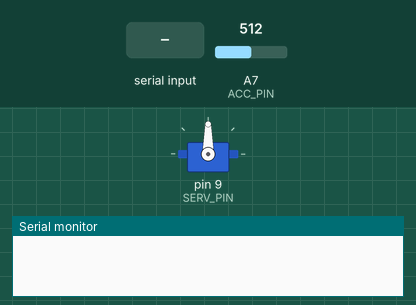
A sketch run on a simulated Arduino Nano, built with avr-gcc and run on an emulated ATmega328P. Shown: servo, the last lines printed to the serial monitor. The test bench sets the inputs (shaded band); at power-on: A7 (ACC_PIN) = 512.

Above: at 1.2 s.
1.3 s: "90,45\n" received over Serial
At 2.5 s:
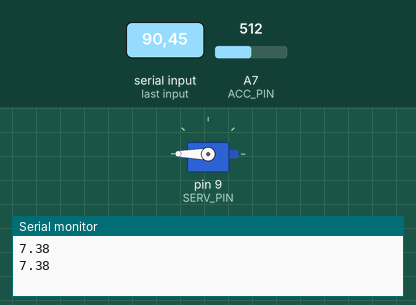
2.8 s: "30,150\n" received over Serial
At 3.7 s:
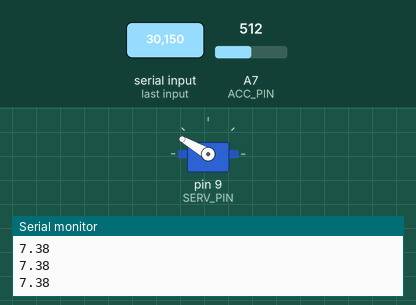
4.3 s: "5\n" received over Serial
At 4.7 s:
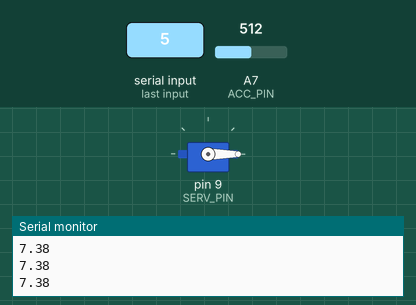
5.8 s: "200\n" received over Serial
At 7.0 s:
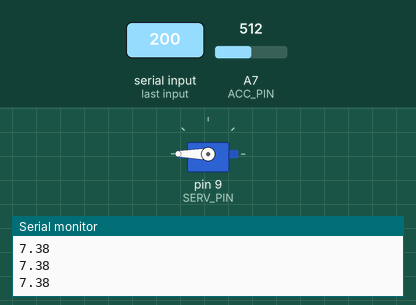
7.3 s: "90\n" received over Serial
At 8.2 s:
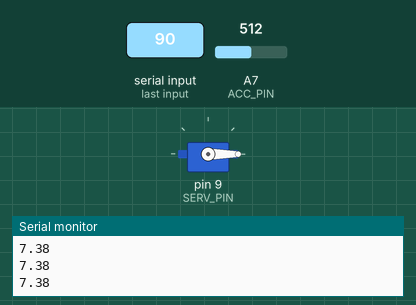
Timing chart, 0 to 9.8 s (numbered marks = the images above; inputs shaded):
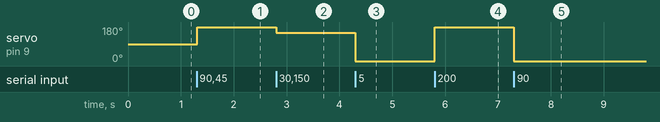

Measured:
- after the input at 1.3 s, servo on pin 9 (SERV_PIN): 90° → 180° at once
- after the input at 2.8 s, servo on pin 9 (SERV_PIN): 180° → 150° at once
- after the input at 4.3 s, servo on pin 9 (SERV_PIN): 150° → 0° at once
- after the input at 5.8 s, servo on pin 9 (SERV_PIN): 0° → 180° at once
- after the input at 7.3 s, servo on pin 9 (SERV_PIN): 180° → 0° at once

The sketch:

Autopilot.ino
```cpp
#include <Servo.h>

#define ACC_PIN A7
#define SERV_PIN 9

Servo servo;

int strToInt(char s){
  if ('0' <= s <= '9') return s - '0';
  return -1;
}

int get_new_pos(){
    while(Serial.available() < 3){}
    int value = 0;
    for(int j = 0; j < 3; j++){
      char sym = Serial.read();
      value = value * 10 + strToInt(sym);
    }
    return value;
}

float get_info_acc(){
  float value = analogRead(ACC_PIN);
  float voltage = (value/874)*12.6;
  return voltage;
}

void setup() {
  servo.attach(SERV_PIN);
  Serial.begin(9600);
  pinMode(ACC_PIN, OUTPUT);
}

void loop(){
  int angle = get_new_pos();
  servo.write(angle);
  float voltage = get_info_acc();
  Serial.println(voltage);
}
```
